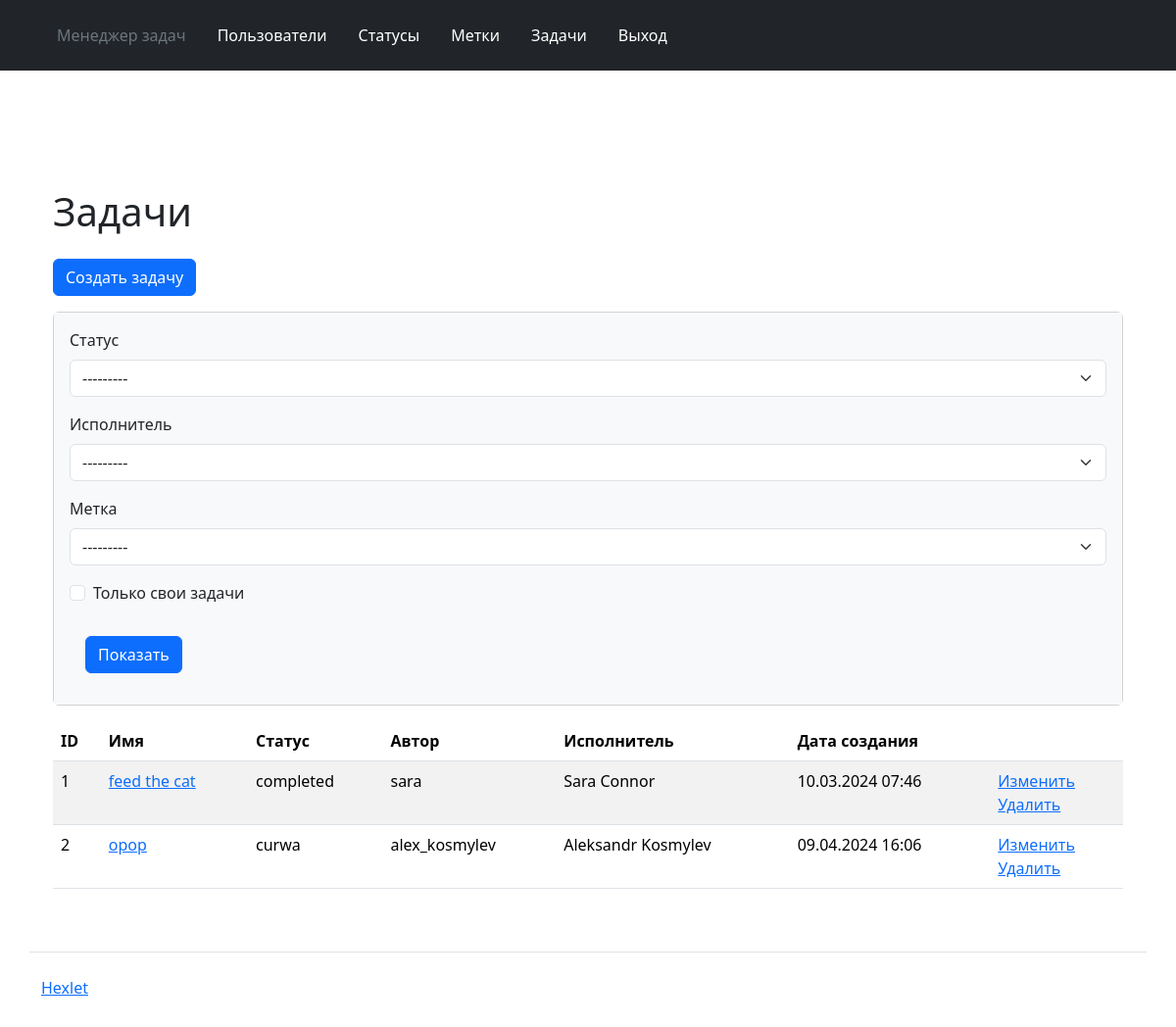
The app's page /tasks/ (signed in), older data.
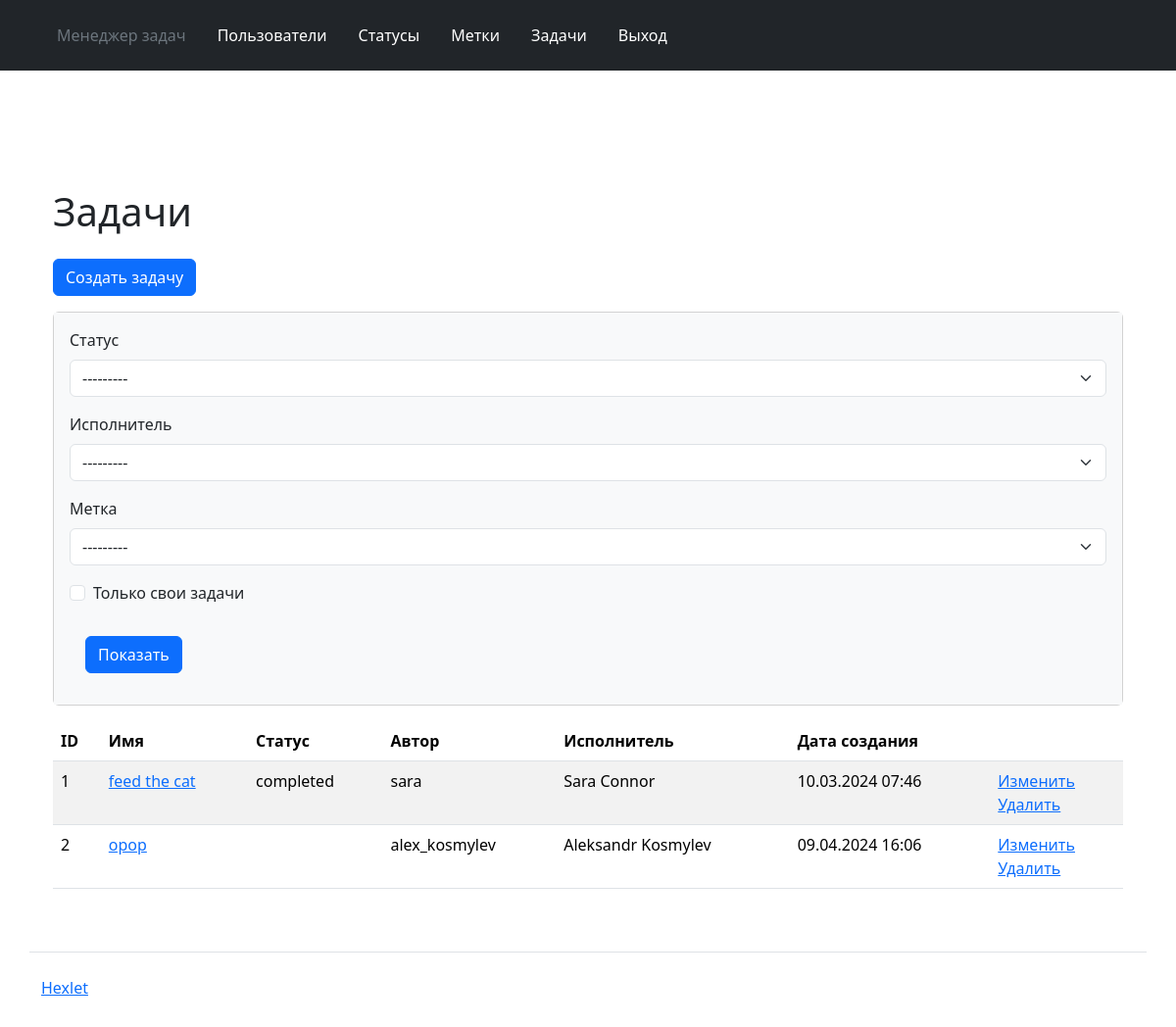
The same page, newer data.
### task_manager/tasks/models.py (models this page shows, shortened)
class Task(models.Model):
    name = models.CharField(max_length=255, unique=True, verbose_name=_('Name'))
    description = models.TextField(blank=True, verbose_name=_('Description'))
    author = models.ForeignKey(CustomUser,
                               on_delete=models.PROTECT,
                               related_name='task_author',
                               verbose_name=_('Author'))
    timestamp = models.DateTimeField("time_stamp",
                                     auto_now_add=True)
    status = models.ForeignKey(Status,
                               on_delete=models.PROTECT,
                               verbose_name=_('Status'))
    executor = models.ForeignKey(CustomUser,
                                 on_delete=models.PROTECT,
                                 blank=True,
                                 null=True,
                                 related_name='task_executor',
                                 verbose_name=_('Executor'))
    labels = models.ManyToManyField(Labels,
                                    blank=True,
                                    through="IntermediateModel",
                                    verbose_name=_('Labels'))

### task_manager/statuses/models.py (models this page shows)
class Status(models.Model):
    name = models.CharField(max_length=255, verbose_name=_('Name'))
    timestamp = models.DateTimeField("time_stamp", auto_now_add=True)
    def __str__(self):
        return self.name

### task_manager/users/models.py (models this page shows, shortened)
class CustomUser(AbstractUser):
    class Meta:
        ordering = ["id"]
    """
    def __str__(self):
        return self.username
    """
    def __str__(self):
        return self.get_full_name()

### task_manager/tasks/views.py (the view)
# urls.py: path('', TaskView.as_view(), name='tasks'),
class TaskView(CustomLoginRequiredMixin, FilterView):
    model = Task
    filterset_class = TaskFilter
    template_name = 'tasks/tasks.html'

### task_manager/labels/models.py (called while the page is built)
    def __str__(self):
        return self.name

### task_manager/templates/tasks/tasks.html (shortened to what this page needs)
{% extends 'layout.html' %}
{% load django_bootstrap5 %}
{% load i18n %}
{% block content %}
<div class="container wrapper flex-grow-1">
  <h1 class="my-4">
      {% trans "Tasks" %}
  </h1>
  <a class="btn btn-primary mb-3" href="{% url 'task_create' %}" role="button">{% trans "Create task" %}</a>
  <div class="card mb-3">
    <div class="card-body bg-light">
        <form method="get" class="form-inline center">
            {% bootstrap_form filter.form %}
            <input class="btn btn-primary m-3" type="submit" value="{% trans  'Show' %}"/>
        </form>
    </div>
  </div>
  <table class="table table-striped">
    <thead>
      <tr>
        <th>ID</th>
        <th>{% translate "Name" %}</th>
        <th>{% translate "Status" %}</th>
        <th>{% translate "Author" %}</th>
        <th>{% translate "Executor" %}</th>
        <th>{% translate "Creation date" %}</th>
        <th></th>
      </tr>
    </thead>
    <tbody>
      {% for task in filter.qs  %}
      <tr>
        <td>{{task.id}}</td>
        <td>
          <a href="{% url 'task_card' task.id %}">{{task.name}}</a>
        </td>
        <td>{{task.status}}</td>
        <td>{{task.executor.username}}</td>
        <td>{{task.executor.first_name}} {{task.executor.last_name}}</td>
        <td>{{task.timestamp|date:"d.m.Y H:i"}}</td>
        <td>
          <a href="{% url 'task_update' task.id%}">{% translate "Update" %}</a>
          <br>
          <a href="{% url 'task_delete' task.id%}">{% translate "Delete" %}</a>
        </td>
      </tr>
      {% endfor %}
    </tbody>
  </table>
</div>
{% endblock %}

Row changes from the older to the newer data that the page shows:
changed Task "opop": status "curwa" → (not shown)
